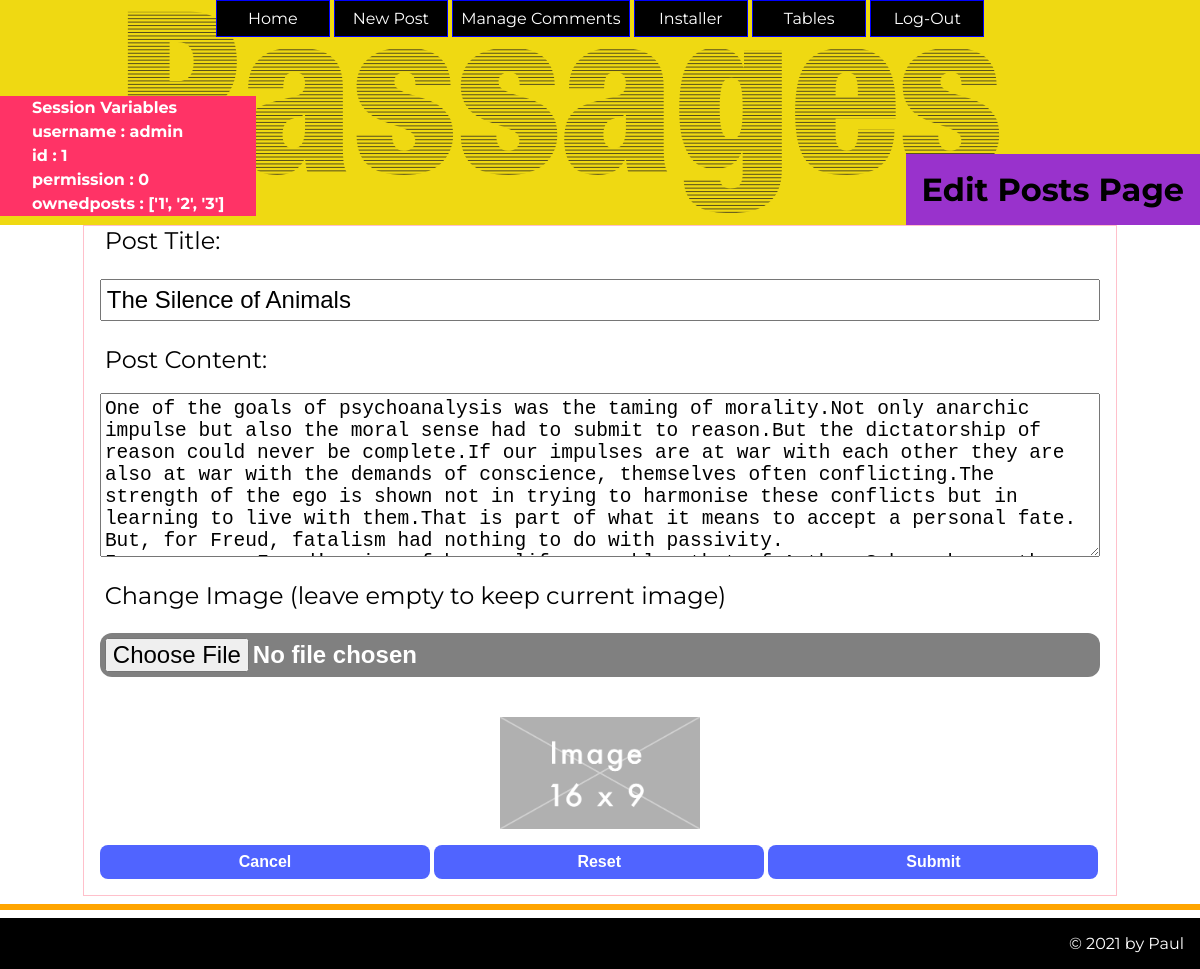
The page /editpost/1 (signed in) on the database as committed earlier.
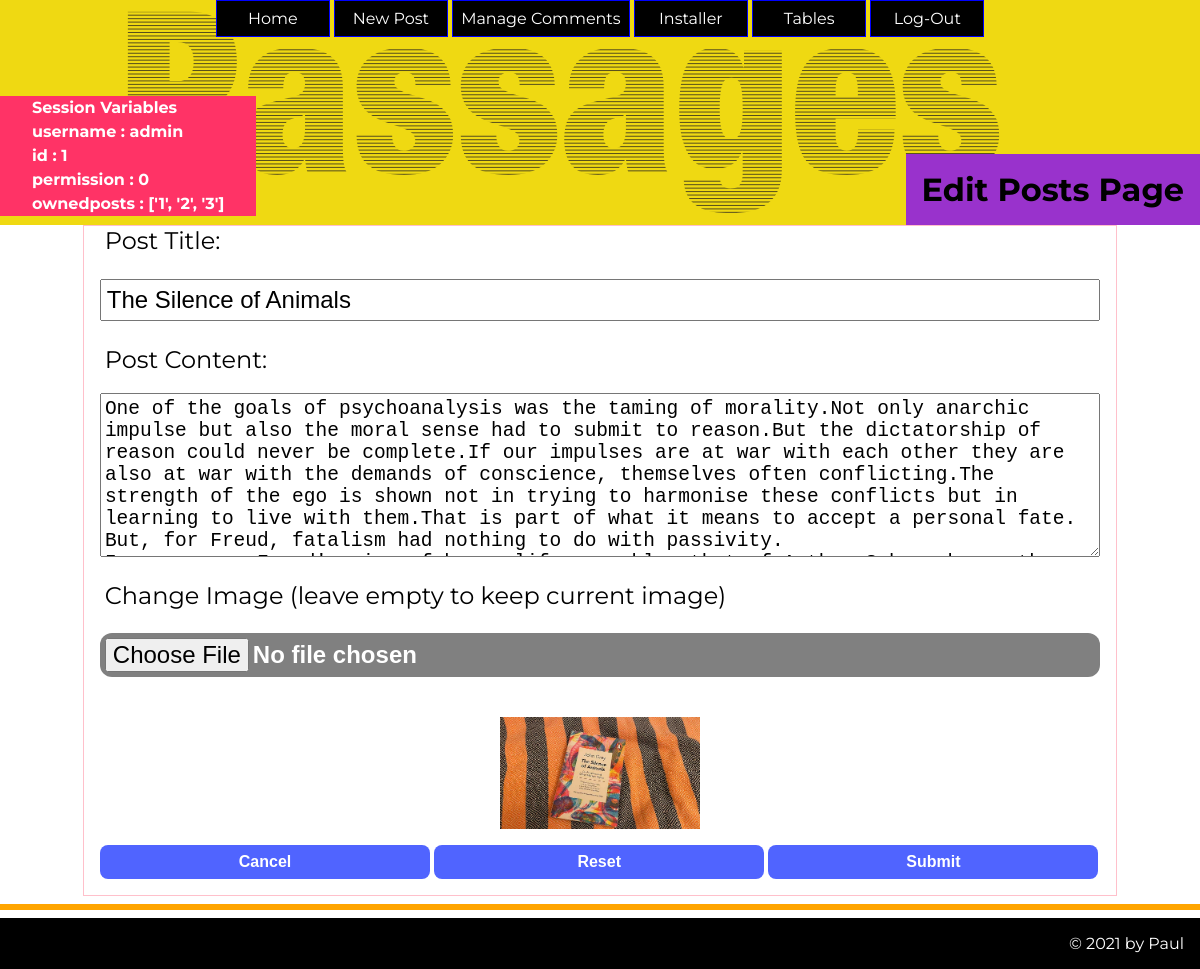
The same page on the database as committed later.
### tables this page shows
CREATE TABLE post(
    post_id integer primary key autoincrement not null,
    title text not null,
    body text not null,
    user_id integer not null,
    created_at date not null,
    image text,
    alttext text,
    updated_at date,
    foreign key (user_id) references user(user_id)
);

### server.py (the view)
@app.route('/editpost/<post_id>', methods=['GET', 'POST'])
def editpost(post_id):
    if not session_check(1) or not allowedpost(post_id):
        error = "You do not have permission to view this page"
        return render_template('error.html', error=error)
    sql = "select title, body, created_at, image from post where post_id= ?"
    values_tuple = tuple(post_id)
    result = run_search_query_tuples(sql, values_tuple, db_path)
    post_tuple = result[0]
    if request.method == 'POST':
        title = request.form['title']
        content = request.form['content']
        f = request.files['file']
        if f.filename == "":
            sql = """
            UPDATE
            post
            SET
            title = ?, body = ?, updated_at = ?
            WHERE
            post_id = ?;
            """
            updated_at = pythondateNow_toSQLiteDate()
            update_tuple = (title, content, updated_at, post_id)
            run_commit_query(sql, update_tuple, db_path)
            return redirect(url_for('viewpost', post_id=post_id))
        elif f.content_type in ["image/jpeg", "image/png"]:
            sql = """
            UPDATE
            post
            SET
            title = ?, body = ?, updated_at = ?, image = ?, alttext =?
            WHERE
            post_id = ?;
            """
            f.save(os.path.join(app.config['UPLOAD_FOLDER'], f.filename))
            values_tuple = (title, content, pythondateNow_toSQLiteDate(), f.filename, "Image alt text", post_id)
            print(f.filename)
            run_commit_query(sql, values_tuple, db_path)
            return redirect(url_for('viewpost', post_id=post_id))
        else:
            error = "You have chosen a file but it is not a correct type of file"
            return render_template('editpost.html', post_id=post_id, title=post_tuple[0],
                                   content=post_tuple[1], postimage=post_tuple[3], error=error)
    else:
        return render_template('editpost.html', post_id=post_id, title=post_tuple[0],
                               content=post_tuple[1], postimage=post_tuple[3])

### db_functions.py (called while the page is built)
def run_search_query_tuples(sql_query,values_tuple, file_path):
    result = None
    try:
        db = sqlite3.connect(file_path)
        cursor = db.cursor()
        cursor.execute(sql_query,values_tuple)
        result = cursor.fetchall()
        cursor.close()
    except sqlite3.Error as error:
        print("Error running search query tuples: {}".format(error))
    finally:
        if db:
            db.close()
        if result:
            return result

### server.py (called while the page is built)
def session_check(permission):
    if session:
        if session['permission'] > permission:
            return False
        else:
            return True
    else:
        return False

def allowedpost(post_id):
    if post_id in session['ownedposts']:
        return True
    elif session['permission'] == 0:
        return True
    else:
        return False

### templates/editpost.html (shortened to what this page needs)
{% extends "layout.html" %}
{% block head %}
{{ super() }}
{% endblock %}
{% block heading %} Edit Posts Page{% endblock %}
{% block content%}
        <form action="/editpost/{{post_id}}" method="post" enctype="multipart/form-data">
             <div> <label for="title">Post Title:</label> </div>
             <div> <input type="text" id="title" name="title" value="{{title}}"> </div>
             <div> <label for="title">Post Content:</label> </div>
             <div>  <textarea id="content" name="content" rows="7" cols="30">{{content}}</textarea> </div>
            <div>  <label for="imageupload" class="form-label">Change Image (leave empty to keep current image)</label> </div>
            <div> <input class="btn" style="width:100%; background-color:gray;" type="file" id="imageupload" name="file"> </div>
           <div style="margin: 1em 0;"> <img class="img-responsive img-thumb" src="{{ url_for('static', filename='images/'+ postimage ) }}"  alt=""> </div>
             <div>
                    <a href="{{ url_for('viewpost', post_id=post_id) }}"><button type="button" class="btn">Cancel</button></a>
                 <input type="reset" class="btn">
                 <input type="submit" value="Submit" class="btn">
             </div>
          </form>
{% endblock %}

Rows that differ between the two databases and show on the page:
changed post "The Silence of Animals": image: picture added in place of a placeholder
